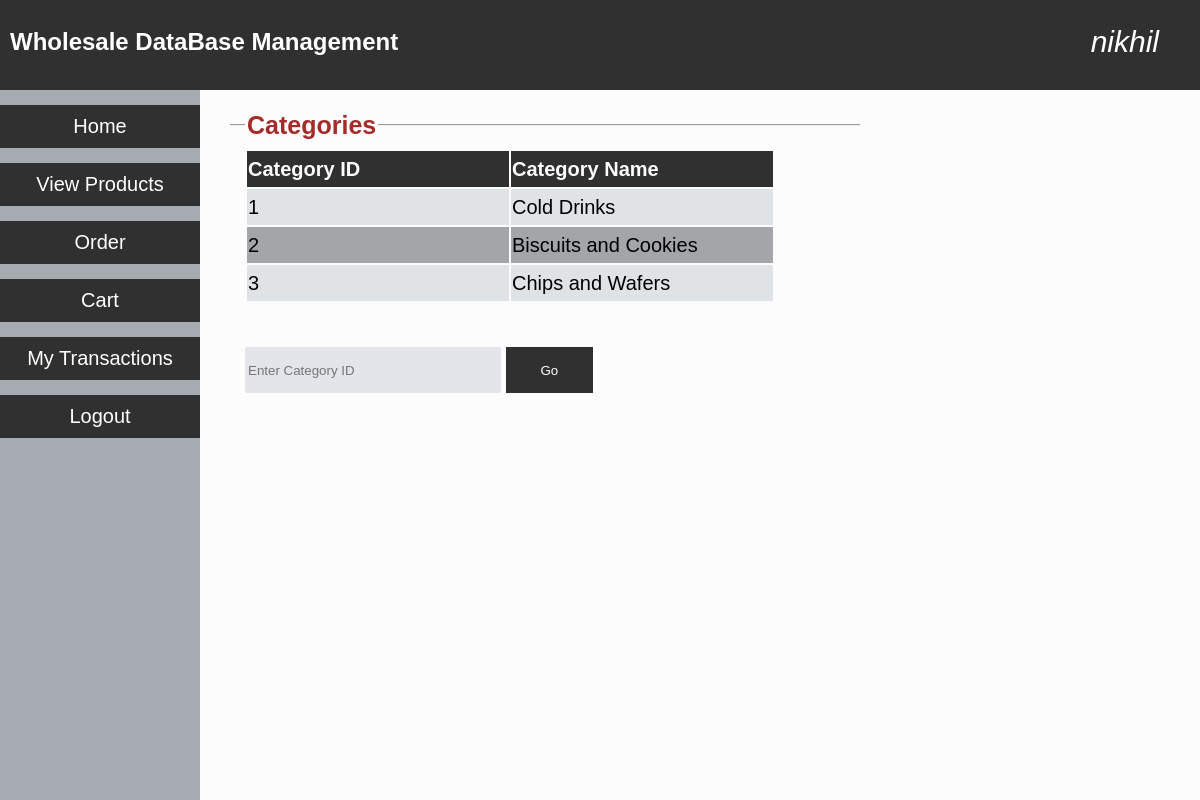
Screenshot of /viewproductsCustomer.php (signed in) with the database file from the repository.
### tables this page shows
CREATE TABLE `categories` (
  `category_id` int(11) NOT NULL,
  `category_name` varchar(20) DEFAULT NULL
);

### viewproductsCustomer.php (the view, shortened to what this page needs)
<!DOCTYPE html>
<html>
<head>
	<link rel='stylesheet' href="css/style.css">
</head>
<body>
	<div class="topStyle">
		<h2 style="color:white;">Wholesale DataBase Management</h2>
		<a class='userNameDisplay'><?php echo $_SESSION['loginUser']; ?></a>
	</div>
	<div class='sidebar'>
		<button onclick="location.href='customerHome.php'">Home</button>
		<button onclick="location.href='viewProductsCustomer.php'">View Products</button>
		<button onclick="location.href='order.php'">Order</button>
		<button onclick="location.href='cart.php'">Cart</button>
		<button onclick="location.href='customerViewTransactions.php'">My Transactions</button>
		<button onclick="location.href='logout.php'">Logout</button>
	</div>
<div class='container'>
	<fieldset><legend><b>Categories</b></legend>
		<table><tr><th>Category ID</th><th>Category Name</th></tr>
		<?php
			$conn=mysqli_connect("localhost","root","","wholesale");
			$sql="select * from categories";
			$result=mysqli_query($conn,$sql);
			while($row=mysqli_fetch_assoc($result)){
				echo "<tr><td>".$row['category_id']."</td><td>".$row['category_name']."</td></tr>";
			}
			echo "</table><br>";
		?>
		<form action="<?php echo $_SERVER['PHP_SELF']; ?>" method='get'>
			<input class='formInputItem' type=text name="catID" placeholder="Enter Category ID" required><input class='goBtn' type=submit name='submit' value='Go'>
		</form><br><br>
	</fieldset>
</div>
</body>
</html>

### css/style.css (style rules this page uses)
.topStyle { top:0; padding:10px; position:fixed; left:0; height:70px; width:100%; background-color: #303030; z-index: 10; }
.sidebar { display: block; position:fixed; margin-top:70px; top:20px; left:0; padding-top:15px; width:200px; height:100%; background-color: #a6abb2; z-index:5; }
.container { position:absolute; margin-top: 70px; margin-left:200px; margin-right:0; padding: 30px 20px 20px 20px; z-index: 1; }
.container form { line-height: 2em; display: block; }
.container table { text-align:left; font-style:normal; }
.container table td { vertical-align:top; }
.container table tr:nth-child(odd) { background-color: #a3a5a8; }
.container table tr:nth-child(even) { background-color: #e0e3e5; }
.container table th { min-width:13em; color:#fcfcfc; background-color: #303030; }
.container fieldset { min-height: 200px; min-width:30em; font-size: 20px; font-style:italic; line-height: 1.7em; border-left:none; border-right:none; border-bottom:none; }
.container fieldset legend { font-size: 25px; color:brown; font-style:normal; }
.sidebar button { text-decoration: none; border:none; background-color: #303030; padding:10px; height:20px auto; font-size: 20px; cursor:pointer; width:200px; margin-bottom:15px; color:white; }
.userNameDisplay { top:30px; right:5%; position:absolute; color:white; font-style:italic; font-size: 30px; }
body { top:0; left:0; background-color: #fcfcfc; font-family:sans-serif; line-height: 1.5em; }
.formInputItem { padding:3px; width:250px; border:0px; border-radius: 2px; background-color:#e3e5ea; display: inline-block; height:40px; margin-top:10px; margin-right: 5px; }
.goBtn { min-width:6.5em; height:3.5em; border:none; background-color: #303030; color:white; cursor:pointer; }

### rows the page displays
categories: category_id "1", category_name "Cold Drinks"
categories: category_id "2", category_name "Biscuits and Cookies"
categories: category_id "3", category_name "Chips and Wafers"

### other values shown
$_SESSION['loginUser'] "nikhil"
